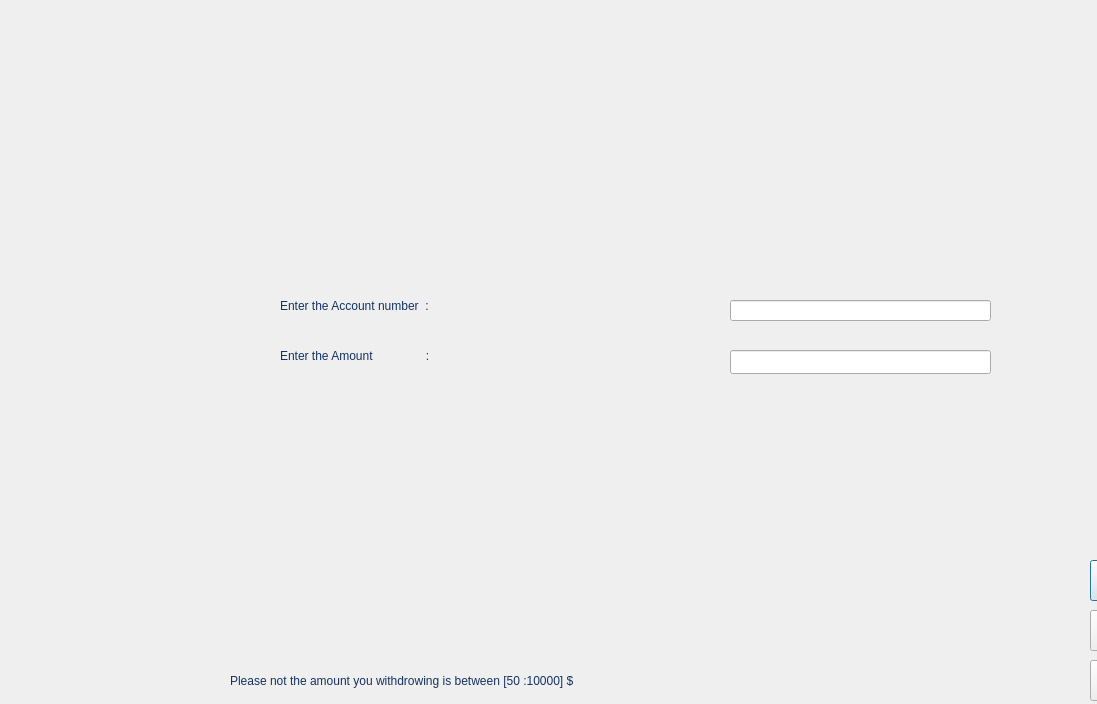
<?xml version="1.0" encoding="UTF-8"?>
<ui version="4.0">
 <class>MoneyTransfer</class>
 <widget class="QDialog" name="MoneyTransfer">
  <property name="geometry">
   <rect>
    <x>0</x>
    <y>0</y>
    <width>1097</width>
    <height>704</height>
   </rect>
  </property>
  <property name="windowTitle">
   <string>Dialog</string>
  </property>
  <property name="styleSheet">
   <string notr="true">border-image: url(:/new/prefix1/ATM/New folder/New folder/istockphoto-935291514-612x612.jpg);</string>
  </property>
  <widget class="QLineEdit" name="AccountNum">
   <property name="geometry">
    <rect>
     <x>730</x>
     <y>300</y>
     <width>261</width>
     <height>21</height>
    </rect>
   </property>
   <property name="styleSheet">
    <string notr="true">border-image: url(:/1/ATM/ATM_data.xlsx);
font: 700 14pt &quot;Segoe UI&quot;;
color: rgb(20, 50, 100);</string>
   </property>
  </widget>
  <widget class="QLabel" name="label">
   <property name="geometry">
    <rect>
     <x>280</x>
     <y>240</y>
     <width>521</width>
     <height>131</height>
    </rect>
   </property>
   <property name="styleSheet">
    <string notr="true">border-image: url(:/1/ATM/ATM_data.xlsx);
font: 700 24pt &quot;Segoe UI&quot;;
color: rgb(20, 50, 100);</string>
   </property>
   <property name="text">
    <string>Enter the Account number  :</string>
   </property>
  </widget>
  <widget class="QLabel" name="label_2">
   <property name="geometry">
    <rect>
     <x>280</x>
     <y>330</y>
     <width>421</width>
     <height>51</height>
    </rect>
   </property>
   <property name="styleSheet">
    <string notr="true">border-image: url(:/1/ATM/ATM_data.xlsx);
font: 700 24pt &quot;Segoe UI&quot;;
color: rgb(20, 50, 100);</string>
   </property>
   <property name="text">
    <string>Enter the Amount                :</string>
   </property>
  </widget>
  <widget class="QLineEdit" name="Amount">
   <property name="geometry">
    <rect>
     <x>730</x>
     <y>350</y>
     <width>261</width>
     <height>24</height>
    </rect>
   </property>
   <property name="styleSheet">
    <string notr="true">border-image: url(:/1/ATM/ATM_data.xlsx);
font: 700 14pt &quot;Segoe UI&quot;;
color: rgb(20, 50, 100);</string>
   </property>
  </widget>
  <widget class="QPushButton" name="pushButton">
   <property name="geometry">
    <rect>
     <x>1090</x>
     <y>560</y>
     <width>191</width>
     <height>41</height>
    </rect>
   </property>
   <property name="styleSheet">
    <string notr="true">border-image: url(:/1/ATM/ATM_data.xlsx);
font: 700 24pt &quot;Segoe UI&quot;;
color: rgb(20, 50, 100);</string>
   </property>
   <property name="text">
    <string>&lt;Go back </string>
   </property>
  </widget>
  <widget class="QPushButton" name="pushButton_2">
   <property name="geometry">
    <rect>
     <x>1090</x>
     <y>610</y>
     <width>191</width>
     <height>41</height>
    </rect>
   </property>
   <property name="styleSheet">
    <string notr="true">border-image: url(:/1/ATM/ATM_data.xlsx);
font: 700 24pt &quot;Segoe UI&quot;;
color: rgb(20, 50, 100);</string>
   </property>
   <property name="text">
    <string>Cancel </string>
   </property>
  </widget>
  <widget class="QPushButton" name="pushButton_3">
   <property name="geometry">
    <rect>
     <x>1090</x>
     <y>660</y>
     <width>191</width>
     <height>41</height>
    </rect>
   </property>
   <property name="styleSheet">
    <string notr="true">border-image: url(:/1/ATM/ATM_data.xlsx);
font: 700 24pt &quot;Segoe UI&quot;;
color: rgb(20, 50, 100);</string>
   </property>
   <property name="text">
    <string>Next &gt;</string>
   </property>
  </widget>
  <widget class="QLabel" name="label_3">
   <property name="geometry">
    <rect>
     <x>230</x>
     <y>650</y>
     <width>841</width>
     <height>61</height>
    </rect>
   </property>
   <property name="styleSheet">
    <string notr="true">border-image: url(:/1/ATM/ATM_data.xlsx);
font: 700 20pt &quot;Segoe UI&quot;;
color: rgb(20, 50, 100);</string>
   </property>
   <property name="text">
    <string>Please not the amount you withdrowing is between [50 :10000] $</string>
   </property>
  </widget>
 </widget>
 <resources/>
 <connections/>
</ui>
